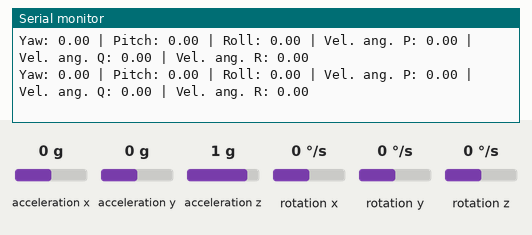
The sketch below on a simulated ESP32. Shown: the last lines printed to the serial monitor. The inputs (shaded band) are chosen by the test bench; at power-on: rotation z 0 °/s, acceleration x 0 g, acceleration z 1 g, acceleration y 0 g, rotation x 0 °/s, rotation y 0 °/s.

Above: at 1.7 s.
1.8 s: rotation z set to -192 °/s
At 2.4 s:
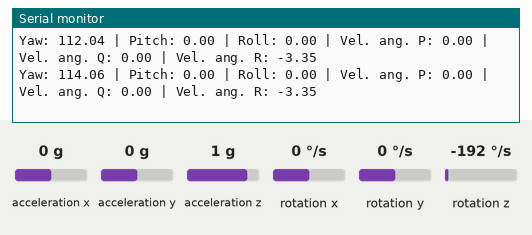
4.8 s: acceleration x set to 0.8 g
At 5.4 s:
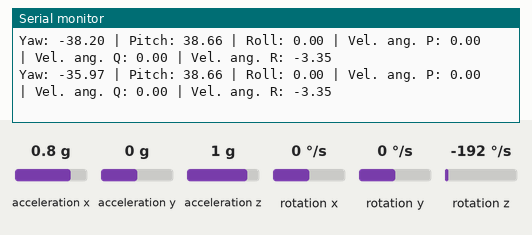
7.8 s: acceleration z set to -0.8 g
At 8.9 s:
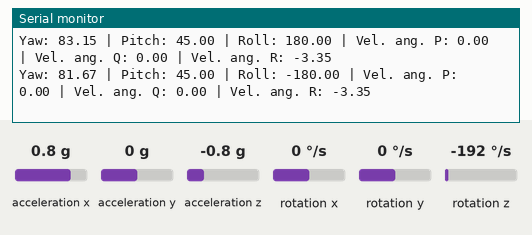
10.8 s: acceleration y set to -1.4 g
At 11.3 s:
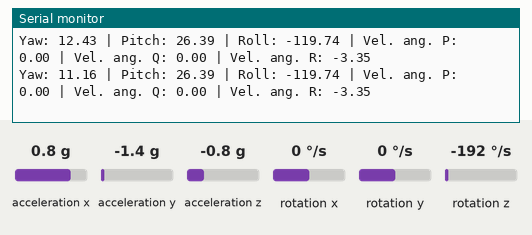
12.3 s: acceleration x set to -0.8 g
At 13.4 s:
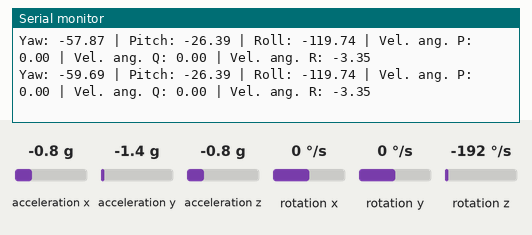
Timing chart, 0 to 15.3 s (numbered marks = the images above; inputs shaded):
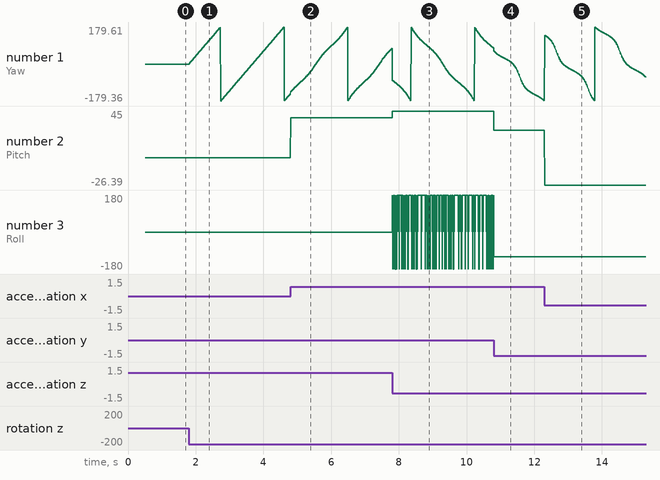

Measured:
- after the input at 1.8 s, the serial monitor: prints a new line at once (image 1)
- plotted number 1: 0 → -143.98 after the input at 1.8 s

The sketch:

MPU6050_prueba_V1.ino
```cpp
#include "I2Cdev.h"
#include "MPU6050_6Axis_MotionApps20.h"
#include "Wire.h"

MPU6050 mpu;

// Variables DMP
bool dmpReady = false;
uint8_t mpuIntStatus;
uint8_t devStatus;
uint16_t packetSize;
uint16_t fifoCount;
uint8_t fifoBuffer[64];

// Cuaterniones y ángulos de Euler
Quaternion q;
VectorFloat gravity;
float ypr[3];  // yaw, pitch, roll

void setup() {
  Serial.begin(115200);
  Wire.begin(21, 22);  // ESP32 SDA, SCL
  Wire.setClock(400000); // I2C rápido

  Serial.println(F("Iniciando MPU6050..."));
  mpu.initialize();

  devStatus = mpu.dmpInitialize();

  // Rango del giroscopio: ±250 °/s  (máxima sensibilidad)
  mpu.setFullScaleGyroRange(MPU6050_GYRO_FS_250);   // FS_SEL = 0  → 131.0 LSB/(°/s)

  // (Opcional pero recomendado) Filtro DLPF y tasa
  mpu.setDLPFMode(MPU6050_DLPF_BW_42);  // ~42 Hz BW (ruido bajo, retardo moderado)
  mpu.setRate(4);  // SMPLRT_DIV=4 → Sample Rate = 1000/(1+4)=200 Hz (con DLPF activo)


  // Calibraciones básicas (ajustá según tus valores)
  mpu.setXGyroOffset(220);
  mpu.setYGyroOffset(76);
  mpu.setZGyroOffset(-85);
  mpu.setZAccelOffset(1788);

  if (devStatus == 0) {
    mpu.CalibrateAccel(6);
    mpu.CalibrateGyro(6);
    mpu.PrintActiveOffsets();
    mpu.setDMPEnabled(true);
    packetSize = mpu.dmpGetFIFOPacketSize();
    dmpReady = true;
    Serial.println(F("DMP iniciado correctamente!"));
  } else {
    Serial.print(F("Error al iniciar DMP (código "));
    Serial.print(devStatus);
    Serial.println(F(")"));
  }
}

void loop() {
  if (!dmpReady) return;

  fifoCount = mpu.getFIFOCount();

  if (fifoCount == 1024) {
    mpu.resetFIFO();
    Serial.println(F("FIFO overflow!"));
  } else if (fifoCount >= packetSize) {
    mpu.getFIFOBytes(fifoBuffer, packetSize);

    mpu.dmpGetQuaternion(&q, fifoBuffer);
    mpu.dmpGetGravity(&gravity, &q);
    mpu.dmpGetYawPitchRoll(ypr, &q, &gravity);

    // Convertir a grados
    float yaw = ypr[0] * 180/M_PI;
    float pitch = ypr[1] * 180/M_PI;
    float roll = ypr[2] * 180/M_PI;

    Serial.print("Yaw: ");
    Serial.print(yaw);
    Serial.print(" | Pitch: ");
    Serial.print(pitch);
    Serial.print(" | Roll: ");
    Serial.print(roll);

    }
    //Leer las velocidades angulares
    // 1) Leer crudo del gyro (LSB)
    int16_t gx, gy, gz;
    mpu.getRotation(&gx, &gy, &gz);  // gx = rotación sobre eje X del chip

    // 2) Convertir a °/s (FS=±250 → 131.0 LSB/(°/s))
    const float G_SENS = 131.0f;       // sensibilidad para ±250 °/s
    float p_dps = gx / G_SENS;         // roll rate en grados/seg
    float q_dps= gy / G_SENS;
    float r_dps= gz / G_SENS;

    // 3) Pasar a rad/s
    float p_rad = p_dps * (PI / 180.0f);
    float q_rad = q_dps * (PI / 180.0f);
    float r_rad = r_dps * (PI / 180.0f);

    Serial.print(" | Vel. ang. P: ");
    Serial.print(p_rad);
    Serial.print(" | Vel. ang. Q: ");
    Serial.print(q_rad);
    Serial.print(" | Vel. ang. R: ");
    Serial.println(r_rad);
}
```
